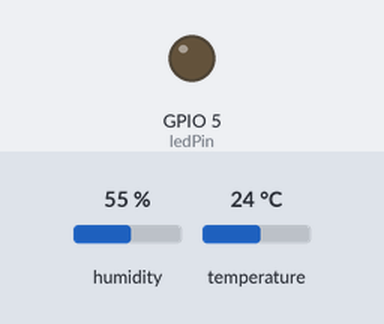
Bench run of a sketch on a simulated ESP8266 (NodeMCU). Shown: output pins drawn as LEDs (lit = HIGH). The test bench sets the inputs (shaded band); at power-on: temperature 24 °C, humidity 55 %. WiFi joins after 1.5 s; servers stay silent unless stated; no MQTT or app messages arrive unless stated; what the sketch prints to the serial monitor is not drawn.

Above: at 2.7 s.
2.8 s: temperature set to 30.3 °C
5.5 s: temperature set to 31.8 °C
At 8.9 s:
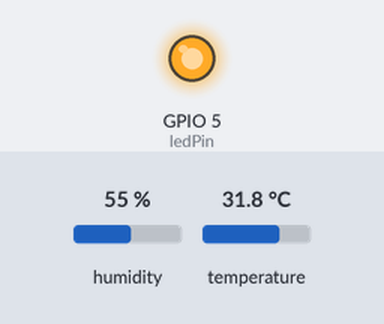
12.5 s: temperature set to 12 °C
At 16.8 s:
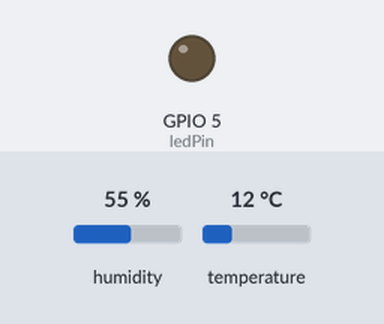
17.5 s: temperature set to 33 °C
At 20.4 s:
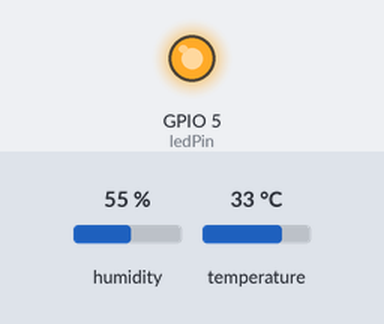
Timing chart, 0 to 21.9 s (numbered marks = the images above; inputs shaded):
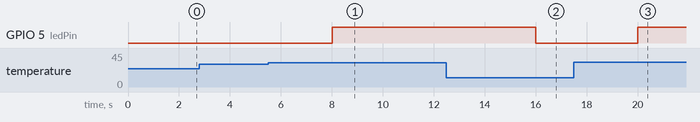

Measured:
- the behaviour switches between 31 and 31.1 °C on temperature (found by bisection; images 0 and 1)
- after the input at 2.8 s, every drawn part: stays the same
- after the input at 5.5 s, GPIO 5 (ledPin): LOW → HIGH after 2.5 s
- after the input at 12.5 s, GPIO 5 (ledPin): HIGH → LOW after 3.5 s
- after the input at 17.5 s, GPIO 5 (ledPin): LOW → HIGH after 2.5 s

The sketch:

Tugas.ino
```cpp
#include <ESP8266WiFi.h>
#include <PubSubClient.h>
#include <ArduinoJson.h>
#include <DHT.h>

// Kredensial Jaringan Wi-Fi
const char* ssid = "Aku suka kamu";
const char* password = "Kamusukasamayanglain";

// Konfigurasi Broker MQTT Publik
const char* mqttServer = "broker.hivemq.com";
const int mqttPort = 1883;
const char* clientId = "ESP8266_LabIoT_25782076_Full";

// Pembagian Topik Mandiri
const char* topicPublish   = "kampus/labiot/25782076/telemetri";
const char* topicSubscribe = "kampus/labiot/25782076/kendali";
const char* topicAlert     = "kampus/labiot/25782076/alert";
const char* topicStatus    = "kampus/labiot/25782076/status";

// Alokasi Pin Perangkat Keras
const byte dhtPin = 2; // Pin D4 (GPIO 2)
const byte ledPin = 5; // Pin D1 (GPIO 5)
#define DHTTYPE DHT22

DHT dht(dhtPin, DHTTYPE);
WiFiClient espClient;
PubSubClient client(espClient);

unsigned long lastTelemetryTime = 0;
const unsigned long telemetryInterval = 4000;

// Variabel tambahan Tugas 6.7
const float BATAS_SUHU = 31.0;
bool kondisiBahaya = false;
bool alertSudahDikirim = false;
bool ledManual = false;

// Pengaturan LED otomatis
void perbaruiLED() {
  if (kondisiBahaya) {
    digitalWrite(ledPin, HIGH);
  } else {
    digitalWrite(ledPin, ledManual ? HIGH : LOW);
  }
}

void callback(char* topic, byte* payload, unsigned int length) {
  char incomingBuffer[length + 1];
  memcpy(incomingBuffer, payload, length);
  incomingBuffer[length] = '\0';

  Serial.println("----------------------------------------");
  Serial.printf("[KONTROL DITERIMA] Topik: %s | Payload: %s\n", topic, incomingBuffer);

  StaticJsonDocument<256> doc;
  DeserializationError err = deserializeJson(doc, incomingBuffer);

  if (err) {
    Serial.println("Gagal membedah payload JSON!");
    return;
  }

  if (strcmp(topic, topicSubscribe) == 0 &&
      doc.containsKey("led")) {

    if (kondisiBahaya) {
      Serial.println("Kendali manual ditolak: suhu berbahaya!");
      Serial.println("----------------------------------------");
      return;
    }

    int val = doc["led"];

    if (val == 0 || val == 1) {
      ledManual = (val == 1);
      digitalWrite(ledPin, ledManual ? HIGH : LOW);

      Serial.printf(
        "--> [INDIKATOR] Status LED diubah: %s\n",
        ledManual ? "MENYALA" : "PADAM"
      );
    }
  }

  Serial.println("----------------------------------------");
}

void reconnect() {
  while (!client.connected()) {
    Serial.print("Menghubungkan kembali ke Broker...");

    if (client.connect(
          clientId,
          topicStatus,
          1,
          true,
          "OFFLINE")) {

      Serial.println(" Sukses Terhubung!");

      client.subscribe(topicSubscribe);
      client.publish(topicStatus, "ONLINE", true);

      Serial.printf("Subskripsi Topik: %s\n", topicSubscribe);
      Serial.println("[STATUS] ONLINE");

    } else {
      Serial.printf(
        "Gagal (rc=%d). Coba lagi dalam 4 detik...\n",
        client.state()
      );
      delay(4000);
    }
  }
}

void setup() {
  Serial.begin(115200);
  pinMode(ledPin, OUTPUT);
  digitalWrite(ledPin, LOW);

  dht.begin();

  WiFi.mode(WIFI_STA);
  WiFi.begin(ssid, password);

  Serial.print("Menghubungkan Wi-Fi");

  while (WiFi.status() != WL_CONNECTED) {
    delay(500);
    Serial.print(".");
  }

  Serial.println("\nWi-Fi Terkoneksi!");
  Serial.print("IP Address: ");
  Serial.println(WiFi.localIP());

  client.setServer(mqttServer, mqttPort);
  client.setCallback(callback);
}

void loop() {
  if (!client.connected()) {
    reconnect();
  }

  client.loop();

  unsigned long now = millis();

  if (now - lastTelemetryTime >= telemetryInterval) {
    lastTelemetryTime = now;

    float t = dht.readTemperature();
    float h = dht.readHumidity();

    if (!isnan(t) && !isnan(h)) {
      // Pengujian A: status suhu
      kondisiBahaya = (t > BATAS_SUHU);

      if (!kondisiBahaya) {
        alertSudahDikirim = false;
      }

      // Pengujian C: LED otomatis
      perbaruiLED();

      StaticJsonDocument<256> docOut;
      docOut["node_id"] = clientId;
      docOut["suhu"] = serialized(String(t, 2));
      docOut["kelembapan"] = serialized(String(h, 2));
      docOut["status_led"] = digitalRead(ledPin);
      docOut["uptime_detik"] = millis() / 1000;
      docOut["ip_lokal"] = WiFi.localIP().toString();
      docOut["status"] = kondisiBahaya ? "BAHAYA" : "NORMAL";

      char buffer[256];
      serializeJson(docOut, buffer);

      bool success = client.publish(topicPublish, buffer);

      if (success) {
        Serial.printf("[TELEMETRI TERKIRIM] %s\n", buffer);
      } else {
        Serial.println("[ERROR] Gagal memublikasikan telemetri!");
      }

      // Pengujian B: alert suhu
      Serial.printf(
        "[DEBUG ALERT] Suhu=%.2f | Bahaya=%d | SudahDikirim=%d | MQTT=%d\n",
        t, kondisiBahaya, alertSudahDikirim, client.connected()
      );

      if (kondisiBahaya && !alertSudahDikirim) {
        StaticJsonDocument<128> docAlert;

        docAlert["status"] = "OVERHEAT";
        docAlert["suhu"] = t;
        docAlert["batas_suhu"] = BATAS_SUHU;
        docAlert["node_id"] = clientId;

        char alertBuffer[128];
        serializeJson(docAlert, alertBuffer);

        Serial.printf("[DEBUG ALERT] Mengirim ke topik: %s\n", topicAlert);

        if (client.publish(topicAlert, alertBuffer)) {
          alertSudahDikirim = true;
          Serial.printf("[ALERT TERKIRIM] %s\n", alertBuffer);
        } else {
          Serial.println("[ERROR] Gagal mengirim alert!");
        }
      }

      if (kondisiBahaya) {
        Serial.println("[PERINGATAN] SUHU DI ATAS 31 C!");
      } else {
        Serial.println("[STATUS SUHU] NORMAL");
      }

    } else {
      Serial.println("[ERROR] Gagal membaca sensor DHT22!");
    }
  }
}
```
